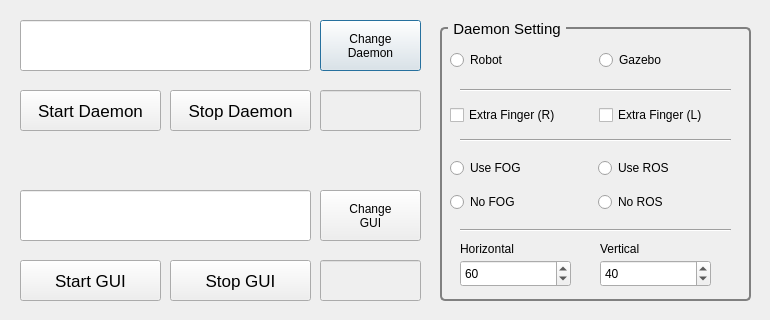
<?xml version="1.0" encoding="UTF-8"?>
<ui version="4.0">
 <class>LauncherDialog</class>
 <widget class="QDialog" name="LauncherDialog">
  <property name="geometry">
   <rect>
    <x>0</x>
    <y>0</y>
    <width>770</width>
    <height>320</height>
   </rect>
  </property>
  <property name="windowTitle">
   <string>Daemon Launcher</string>
  </property>
  <widget class="QPushButton" name="BTN_CHANGE_DAEMON">
   <property name="geometry">
    <rect>
     <x>320</x>
     <y>20</y>
     <width>101</width>
     <height>51</height>
    </rect>
   </property>
   <property name="text">
    <string>Change
Daemon</string>
   </property>
  </widget>
  <widget class="QLineEdit" name="LE_DAEMON_PATH">
   <property name="geometry">
    <rect>
     <x>20</x>
     <y>20</y>
     <width>291</width>
     <height>51</height>
    </rect>
   </property>
  </widget>
  <widget class="QPushButton" name="BTN_START_DAEMON">
   <property name="geometry">
    <rect>
     <x>20</x>
     <y>90</y>
     <width>141</width>
     <height>41</height>
    </rect>
   </property>
   <property name="font">
    <font>
     <pointsize>13</pointsize>
    </font>
   </property>
   <property name="text">
    <string>Start Daemon</string>
   </property>
  </widget>
  <widget class="QGroupBox" name="GB_CONTROL">
   <property name="geometry">
    <rect>
     <x>440</x>
     <y>20</y>
     <width>311</width>
     <height>281</height>
    </rect>
   </property>
   <property name="font">
    <font>
     <pointsize>11</pointsize>
    </font>
   </property>
   <property name="autoFillBackground">
    <bool>false</bool>
   </property>
   <property name="styleSheet">
    <string notr="true">QGroupBox {
    border: 2px solid gray;
    border-radius: 5px;
    margin-top: 7px;
}

QGroupBox::title {
    subcontrol-origin: margin;
    left: 8px;
    padding: 0 3px 0 3px;
}

</string>
   </property>
   <property name="title">
    <string>Daemon Setting</string>
   </property>
   <widget class="QWidget" name="verticalLayoutWidget">
    <property name="geometry">
     <rect>
      <x>158</x>
      <y>130</y>
      <width>141</width>
      <height>71</height>
     </rect>
    </property>
    <layout class="QVBoxLayout" name="verticalLayout">
     <item>
      <widget class="QRadioButton" name="RB_ROS_OK">
       <property name="text">
        <string>Use ROS</string>
       </property>
      </widget>
     </item>
     <item>
      <widget class="QRadioButton" name="RB_ROS_NO">
       <property name="text">
        <string>No ROS</string>
       </property>
      </widget>
     </item>
    </layout>
   </widget>
   <widget class="QWidget" name="verticalLayoutWidget_3">
    <property name="geometry">
     <rect>
      <x>10</x>
      <y>130</y>
      <width>141</width>
      <height>71</height>
     </rect>
    </property>
    <layout class="QVBoxLayout" name="verticalLayout_3">
     <item>
      <widget class="QRadioButton" name="RB_FOG_OK">
       <property name="text">
        <string>Use FOG</string>
       </property>
      </widget>
     </item>
     <item>
      <widget class="QRadioButton" name="RB_FOG_NO">
       <property name="text">
        <string>No FOG</string>
       </property>
      </widget>
     </item>
    </layout>
   </widget>
   <widget class="Line" name="line">
    <property name="geometry">
     <rect>
      <x>20</x>
      <y>60</y>
      <width>271</width>
      <height>20</height>
     </rect>
    </property>
    <property name="orientation">
     <enum>Qt::Horizontal</enum>
    </property>
   </widget>
   <widget class="QWidget" name="horizontalLayoutWidget">
    <property name="geometry">
     <rect>
      <x>10</x>
      <y>20</y>
      <width>291</width>
      <height>41</height>
     </rect>
    </property>
    <layout class="QHBoxLayout" name="horizontalLayout">
     <item>
      <widget class="QRadioButton" name="RB_ROBOT">
       <property name="text">
        <string>Robot</string>
       </property>
      </widget>
     </item>
     <item>
      <widget class="QRadioButton" name="RB_GAZEBO">
       <property name="text">
        <string>Gazebo</string>
       </property>
      </widget>
     </item>
    </layout>
   </widget>
   <widget class="Line" name="line_4">
    <property name="geometry">
     <rect>
      <x>20</x>
      <y>200</y>
      <width>271</width>
      <height>20</height>
     </rect>
    </property>
    <property name="orientation">
     <enum>Qt::Horizontal</enum>
    </property>
   </widget>
   <widget class="QSpinBox" name="SB_HORIZONTAL">
    <property name="geometry">
     <rect>
      <x>20</x>
      <y>240</y>
      <width>111</width>
      <height>27</height>
     </rect>
    </property>
    <property name="minimum">
     <number>20</number>
    </property>
    <property name="maximum">
     <number>200</number>
    </property>
    <property name="singleStep">
     <number>20</number>
    </property>
    <property name="value">
     <number>60</number>
    </property>
   </widget>
   <widget class="QSpinBox" name="SB_VERTICAL">
    <property name="geometry">
     <rect>
      <x>160</x>
      <y>240</y>
      <width>111</width>
      <height>27</height>
     </rect>
    </property>
    <property name="minimum">
     <number>20</number>
    </property>
    <property name="maximum">
     <number>200</number>
    </property>
    <property name="singleStep">
     <number>20</number>
    </property>
    <property name="value">
     <number>40</number>
    </property>
   </widget>
   <widget class="QLabel" name="label">
    <property name="geometry">
     <rect>
      <x>20</x>
      <y>220</y>
      <width>131</width>
      <height>17</height>
     </rect>
    </property>
    <property name="text">
     <string>Horizontal</string>
    </property>
   </widget>
   <widget class="QLabel" name="label_2">
    <property name="geometry">
     <rect>
      <x>160</x>
      <y>220</y>
      <width>131</width>
      <height>17</height>
     </rect>
    </property>
    <property name="text">
     <string>Vertical</string>
    </property>
   </widget>
   <widget class="Line" name="line_2">
    <property name="geometry">
     <rect>
      <x>20</x>
      <y>110</y>
      <width>271</width>
      <height>20</height>
     </rect>
    </property>
    <property name="orientation">
     <enum>Qt::Horizontal</enum>
    </property>
   </widget>
   <widget class="QWidget" name="gridLayoutWidget">
    <property name="geometry">
     <rect>
      <x>10</x>
      <y>80</y>
      <width>291</width>
      <height>31</height>
     </rect>
    </property>
    <layout class="QGridLayout" name="gridLayout">
     <item row="0" column="0">
      <widget class="QCheckBox" name="CB_EXF_R">
       <property name="text">
        <string>Extra Finger (R)</string>
       </property>
      </widget>
     </item>
     <item row="0" column="1">
      <widget class="QCheckBox" name="CB_EXF_L">
       <property name="text">
        <string>Extra Finger (L)</string>
       </property>
      </widget>
     </item>
    </layout>
   </widget>
  </widget>
  <widget class="QPushButton" name="BTN_STOP_DAEMON">
   <property name="geometry">
    <rect>
     <x>170</x>
     <y>90</y>
     <width>141</width>
     <height>41</height>
    </rect>
   </property>
   <property name="font">
    <font>
     <pointsize>13</pointsize>
    </font>
   </property>
   <property name="text">
    <string>Stop Daemon</string>
   </property>
  </widget>
  <widget class="QLineEdit" name="LE_DAEMON_PID">
   <property name="enabled">
    <bool>false</bool>
   </property>
   <property name="geometry">
    <rect>
     <x>320</x>
     <y>90</y>
     <width>101</width>
     <height>41</height>
    </rect>
   </property>
   <property name="readOnly">
    <bool>true</bool>
   </property>
  </widget>
  <widget class="QPushButton" name="BTN_CHANGE_GUI">
   <property name="geometry">
    <rect>
     <x>320</x>
     <y>190</y>
     <width>101</width>
     <height>51</height>
    </rect>
   </property>
   <property name="text">
    <string>Change
GUI</string>
   </property>
  </widget>
  <widget class="QLineEdit" name="LE_GUI_PID">
   <property name="enabled">
    <bool>false</bool>
   </property>
   <property name="geometry">
    <rect>
     <x>320</x>
     <y>260</y>
     <width>101</width>
     <height>41</height>
    </rect>
   </property>
   <property name="readOnly">
    <bool>true</bool>
   </property>
  </widget>
  <widget class="QPushButton" name="BTN_START_GUI">
   <property name="geometry">
    <rect>
     <x>20</x>
     <y>260</y>
     <width>141</width>
     <height>41</height>
    </rect>
   </property>
   <property name="font">
    <font>
     <pointsize>13</pointsize>
    </font>
   </property>
   <property name="text">
    <string>Start GUI</string>
   </property>
  </widget>
  <widget class="QLineEdit" name="LE_GUI_PATH">
   <property name="geometry">
    <rect>
     <x>20</x>
     <y>190</y>
     <width>291</width>
     <height>51</height>
    </rect>
   </property>
  </widget>
  <widget class="QPushButton" name="BTN_STOP_GUI">
   <property name="geometry">
    <rect>
     <x>170</x>
     <y>260</y>
     <width>141</width>
     <height>41</height>
    </rect>
   </property>
   <property name="font">
    <font>
     <pointsize>13</pointsize>
    </font>
   </property>
   <property name="text">
    <string>Stop GUI</string>
   </property>
  </widget>
 </widget>
 <resources/>
 <connections/>
</ui>
